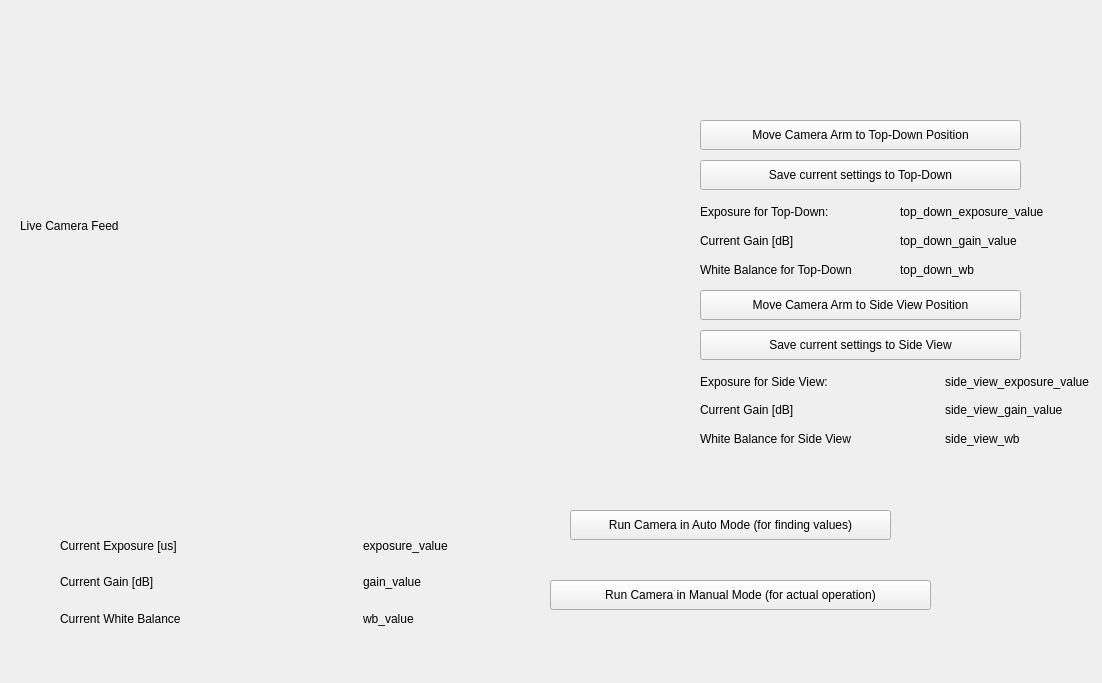
      <widget class="QWidget" name="ConfigPage">
       <attribute name="title">
        <string>Configuration</string>
       </attribute>
       <widget class="QLabel" name="label_3">
        <property name="geometry">
         <rect>
          <x>20</x>
          <y>20</y>
          <width>511</width>
          <height>411</height>
         </rect>
        </property>
        <property name="text">
         <string>Live Camera Feed</string>
        </property>
       </widget>
       <widget class="QPushButton" name="pushButton_36">
        <property name="geometry">
         <rect>
          <x>700</x>
          <y>120</y>
          <width>321</width>
          <height>30</height>
         </rect>
        </property>
        <property name="text">
         <string>Move Camera Arm to Top-Down Position</string>
        </property>
       </widget>
       <widget class="QPushButton" name="pushButton_37">
        <property name="geometry">
         <rect>
          <x>700</x>
          <y>290</y>
          <width>321</width>
          <height>30</height>
         </rect>
        </property>
        <property name="text">
         <string>Move Camera Arm to Side View Position</string>
        </property>
       </widget>
       <widget class="QWidget" name="cam_params" native="true">
        <property name="geometry">
         <rect>
          <x>50</x>
          <y>490</y>
          <width>472</width>
          <height>184</height>
         </rect>
        </property>
        <widget class="QWidget" name="">
         <property name="geometry">
          <rect>
           <x>10</x>
           <y>40</y>
           <width>452</width>
           <height>104</height>
          </rect>
         </property>
         <layout class="QGridLayout" name="gridLayout_2">
          <item row="0" column="0" colspan="2">
           <widget class="QLabel" name="label_4">
            <property name="text">
             <string>Current Exposure [us]</string>
            </property>
           </widget>
          </item>
          <item row="0" column="2">
           <widget class="QLabel" name="label_6">
            <property name="text">
             <string>exposure_value</string>
            </property>
           </widget>
          </item>
          <item row="1" column="2">
           <widget class="QLabel" name="label_7">
            <property name="text">
             <string>gain_value</string>
            </property>
           </widget>
          </item>
          <item row="1" column="0" colspan="2">
           <widget class="QLabel" name="label_5">
            <property name="text">
             <string>Current Gain [dB]</string>
            </property>
           </widget>
          </item>
          <item row="2" column="2">
           <widget class="QLabel" name="label_9">
            <property name="text">
             <string>wb_value</string>
            </property>
           </widget>
          </item>
          <item row="2" column="0" colspan="2">
           <widget class="QLabel" name="label_10">
            <property name="text">
             <string>Current White Balance</string>
            </property>
           </widget>
          </item>
         </layout>
        </widget>
       </widget>
       <widget class="QPushButton" name="pushButton_39">
        <property name="geometry">
         <rect>
          <x>700</x>
          <y>160</y>
          <width>321</width>
          <height>30</height>
         </rect>
        </property>
        <property name="text">
         <string>Save current settings to Top-Down</string>
        </property>
       </widget>
       <widget class="QPushButton" name="pushButton_41">
        <property name="geometry">
         <rect>
          <x>700</x>
          <y>330</y>
          <width>321</width>
          <height>30</height>
         </rect>
        </property>
        <property name="text">
         <string>Save current settings to Side View</string>
        </property>
       </widget>
       <widget class="QPushButton" name="pushButton_44">
        <property name="geometry">
         <rect>
          <x>550</x>
          <y>580</y>
          <width>381</width>
          <height>30</height>
         </rect>
        </property>
        <property name="text">
         <string>Run Camera in Manual Mode (for actual operation)</string>
        </property>
       </widget>
       <widget class="QPushButton" name="pushButton_45">
        <property name="geometry">
         <rect>
          <x>570</x>
          <y>510</y>
          <width>321</width>
          <height>30</height>
         </rect>
        </property>
        <property name="text">
         <string>Run Camera in Auto Mode (for finding values)</string>
        </property>
       </widget>
       <widget class="QWidget" name="">
        <property name="geometry">
         <rect>
          <x>700</x>
          <y>200</y>
          <width>393</width>
          <height>81</height>
         </rect>
        </property>
        <layout class="QGridLayout" name="gridLayout_3">
         <item row="0" column="0" colspan="2">
          <widget class="QLabel" name="label_8">
           <property name="text">
            <string>Exposure for Top-Down:</string>
           </property>
          </widget>
         </item>
         <item row="0" column="2" colspan="2">
          <widget class="QLabel" name="label_11">
           <property name="text">
            <string>top_down_exposure_value</string>
           </property>
          </widget>
         </item>
         <item row="1" column="2" colspan="2">
          <widget class="QLabel" name="label_18">
           <property name="text">
            <string>top_down_gain_value</string>
           </property>
          </widget>
         </item>
         <item row="1" column="0" colspan="2">
          <widget class="QLabel" name="label_19">
           <property name="text">
            <string>Current Gain [dB]</string>
           </property>
          </widget>
         </item>
         <item row="2" column="0" colspan="2">
          <widget class="QLabel" name="label_13">
           <property name="text">
            <string>White Balance for Top-Down</string>
           </property>
          </widget>
         </item>
         <item row="2" column="2" colspan="2">
          <widget class="QLabel" name="label_12">
           <property name="text">
            <string>top_down_wb</string>
           </property>
          </widget>
         </item>
        </layout>
       </widget>
       <widget class="QWidget" name="">
        <property name="geometry">
         <rect>
          <x>700</x>
          <y>370</y>
          <width>390</width>
          <height>80</height>
         </rect>
        </property>
        <layout class="QGridLayout" name="gridLayout_4">
         <item row="0" column="0" colspan="2">
          <widget class="QLabel" name="label_16">
           <property name="text">
            <string>Exposure for Side View:</string>
           </property>
          </widget>
         </item>
         <item row="2" column="0" colspan="2">
          <widget class="QLabel" name="label_15">
           <property name="text">
            <string>White Balance for Side View</string>
           </property>
          </widget>
         </item>
         <item row="0" column="2">
          <widget class="QLabel" name="label_14">
           <property name="text">
            <string>side_view_exposure_value</string>
           </property>
          </widget>
         </item>
         <item row="2" column="2">
          <widget class="QLabel" name="label_17">
           <property name="text">
            <string>side_view_wb</string>
           </property>
          </widget>
         </item>
         <item row="1" column="2">
          <widget class="QLabel" name="label_20">
           <property name="text">
            <string>side_view_gain_value</string>
           </property>
          </widget>
         </item>
         <item row="1" column="0" colspan="2">
          <widget class="QLabel" name="label_21">
           <property name="text">
            <string>Current Gain [dB]</string>
           </property>
          </widget>
         </item>
        </layout>
       </widget>
      </widget>
